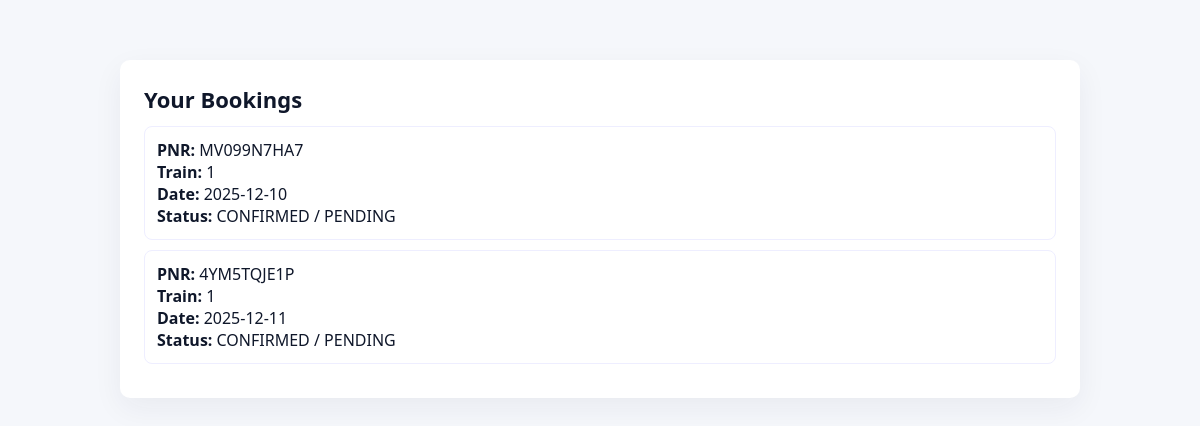
The app's page /history (signed in) with its own data.
### models.py (models this page shows)
class Booking(db.Model):
    __tablename__ = "bookings"
    id = db.Column(db.Integer, primary_key=True)
    pnr = db.Column(db.String(30), unique=True, nullable=False)
    user_id = db.Column(db.Integer, db.ForeignKey("users.id"), nullable=False)
    train_id = db.Column(db.Integer, db.ForeignKey("trains.id"), nullable=False)
    travel_date = db.Column(db.Date)
    cls = db.Column("class", db.String(10), nullable=False)
    seat_count = db.Column(db.Integer, nullable=False)
    fare_per_seat = db.Column(db.Numeric(10,2), nullable=False)
    total_fare = db.Column(db.Numeric(10,2), nullable=False)
    status = db.Column(db.Enum('CONFIRMED','CANCELLED','RAC','WL'), default='CONFIRMED')
    payment_status = db.Column(db.Enum('PAID','REFUNDED','PENDING'), default='PENDING')
    created_at = db.Column(db.DateTime, default=datetime.utcnow)

### app.py (the view)
@app.route('/history')
@login_required
def history_page():
	bookings = Booking.query.filter_by(user_id=current_user.id).order_by(Booking.created_at.desc()).all()
	return render_template('history.html', bookings=bookings)

### app.py (called while the page is built)
@login_manager.user_loader
def load_user(user_id):
	return User.query.get(int(user_id))

### templates/history.html (shortened to what this page needs)
<!doctype html>
<html>
<head>
  <link rel="stylesheet" href="/style.css">
</head>
<body>
  <div class="container">
    <div class="card">
      <h1>Your Bookings</h1>
      {% if bookings %}
        {% for b in bookings %}
          <div class="booking">
            <div><strong>PNR:</strong> {{ b.pnr }}</div>
            <div><strong>Train:</strong> {{ b.train_id }}</div>
            <div><strong>Date:</strong> {{ b.travel_date }}</div>
            <div><strong>Status:</strong> {{ b.status }} / {{ b.payment_status }}</div>
          </div>
        {% endfor %}
      {% else %}
        <p>No bookings yet. Search and book a train to see your history here.</p>
      {% endif %}
    </div>
  </div>
</body>
</html>

### static/style.css (style rules this page uses)
:root { --primary:#667eea; --accent:#764ba2; --muted:#6b7280; --bg:#f5f7fb; --card:#ffffff; }
* { box-sizing:border-box }
body { font-family:Inter, ui-sans-serif, system-ui, -apple-system, 'Segoe UI', Roboto, 'Helvetica Neue', Arial; background:var(--bg); color:#0f172a; margin:0 }
.container { max-width:1200px;margin:28px auto;padding:20px }
.card { background:var(--card);border-radius:12px;padding:18px;box-shadow:0 10px 30px rgba(15,23,42,0.06) }
h1,h2,h3 { margin:0 0 10px 0 }

### templates/history.html (style rules this page uses)
body { font-family:'Segoe UI',Tahoma,Arial;background:#f5f7fb;margin:0 }
.container { max-width:1000px;margin:40px auto;padding:20px }
.card { background:#fff;padding:24px;border-radius:10px;box-shadow:0 10px 30px rgba(30,40,60,0.06) }
h1 { font-size:22px;margin-bottom:12px }
.booking { border:1px solid #eef;padding:12px;border-radius:8px;margin:10px 0 }

### records on screen
Booking: pnr "MV099N7HA7", train_id "1", travel_date "2025-12-10", status "CONFIRMED", payment_status "PENDING"
Booking: pnr "4YM5TQJE1P", train_id "1", travel_date "2025-12-11", status "CONFIRMED", payment_status "PENDING"
